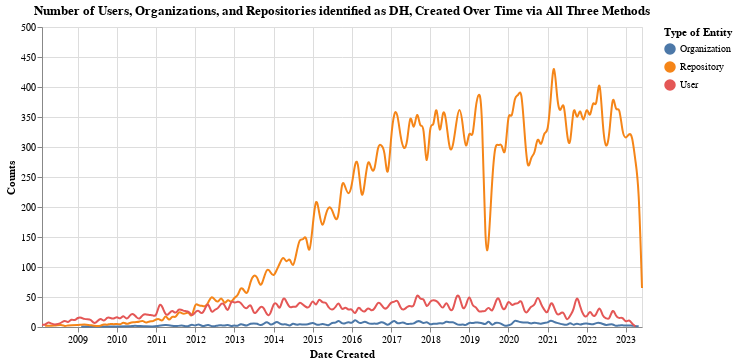

Source (notebook cell):
### Code cell
combined_chart

### Figure 1 — Vega-Lite specification as saved in the notebook (floating-point values rounded to 4 significant figures; data arrays with more than 128 entries replaced by an {"elided": "..."} marker saying what was removed)
{"$schema": "https://vega.github.io/schema/vega-lite/v5.6.1.json", "config": {"view": {"continuousHeight": 300, "continuousWidth": 300}}, "data": {"name": "data-c5511525cc92bb86306783a4c4c9ddd9"}, "datasets": {"data-c5511525cc92bb86306783a4c4c9ddd9": {"elided": "515 records"}}, "height": 300, "layer": [{"encoding": {"color": {"field": "data_type", "title": "Type of Entity", "type": "nominal"}, "x": {"axis": {"format": "%Y"}, "field": "date", "title": "Date Created", "type": "temporal"}, "y": {"field": "counts", "title": "Counts", "type": "quantitative"}}, "mark": {"interpolate": "basis", "type": "line"}}, {"encoding": {"opacity": {"value": 0}, "x": {"field": "date", "type": "temporal"}}, "mark": {"type": "point"}, "name": "view_9"}, {"encoding": {"color": {"field": "data_type", "title": "Type of Entity", "type": "nominal"}, "opacity": {"condition": {"empty": false, "param": "param_9", "value": 1}, "value": 0}, "x": {"axis": {"format": "%Y"}, "field": "date", "title": "Date Created", "type": "temporal"}, "y": {"field": "counts", "title": "Counts", "type": "quantitative"}}, "mark": {"type": "point"}}, {"encoding": {"x": {"field": "date", "type": "temporal"}}, "mark": {"color": "gray", "type": "rule"}, "transform": [{"filter": {"empty": false, "param": "param_9"}}]}, {"encoding": {"color": {"field": "data_type", "title": "Type of Entity", "type": "nominal"}, "text": {"condition": {"empty": false, "field": "counts", "param": "param_9"}, "value": " "}, "x": {"axis": {"format": "%Y"}, "field": "date", "title": "Date Created", "type": "temporal"}, "y": {"field": "counts", "title": "Counts", "type": "quantitative"}}, "mark": {"align": "left", "dx": 5, "dy": -5, "type": "text"}}], "params": [{"name": "param_9", "select": {"encodings": ["x"], "nearest": true, "on": "mouseover", "type": "point"}, "views": ["view_9"]}], "title": "Number of Users, Organizations, and Repositories identified as DH, Created Over Time via All Three Methods", "width": 600}
